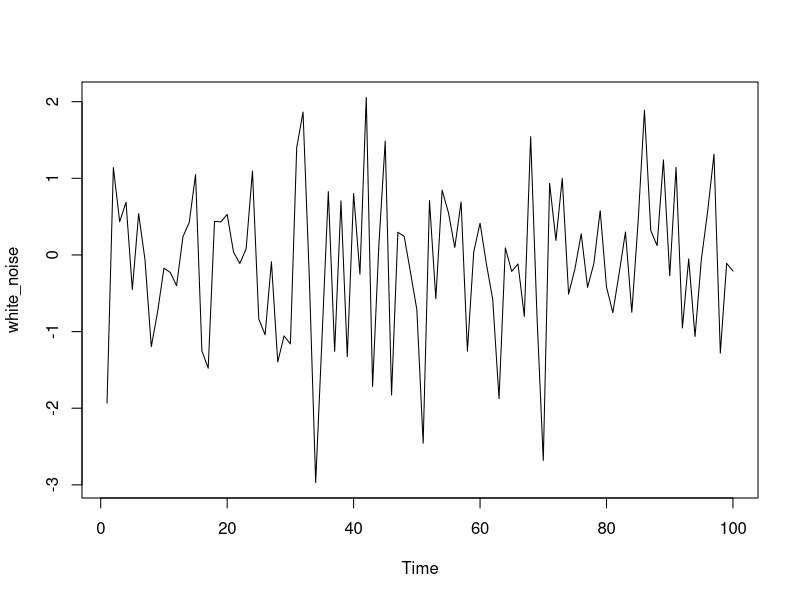
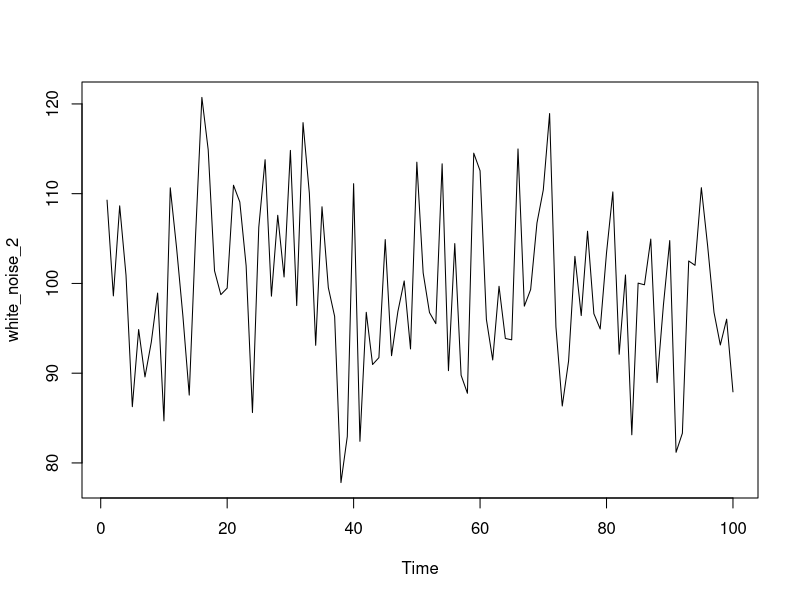

Generate these figures, in order, with R:
## ---- chunk 1
# Simulate a WN model with list(order = c(0, 0, 0))
white_noise<- arima.sim(model = list(order = c(0, 0, 0)), n = 100)

# Plot the WN observations
ts.plot(white_noise)
## ---- chunk 2
# Simulate from the WN model with: mean = 100, sd = 10
white_noise_2 <- arima.sim(list(order = c(0, 0, 0)), n = 100, mean = 100, sd = 10)

# Plot your white_noise_2 data
ts.plot(white_noise_2)
